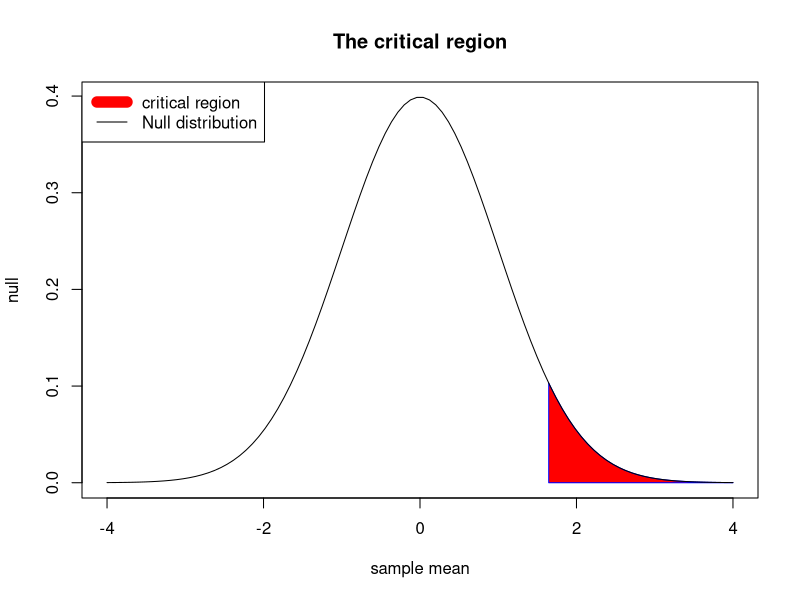
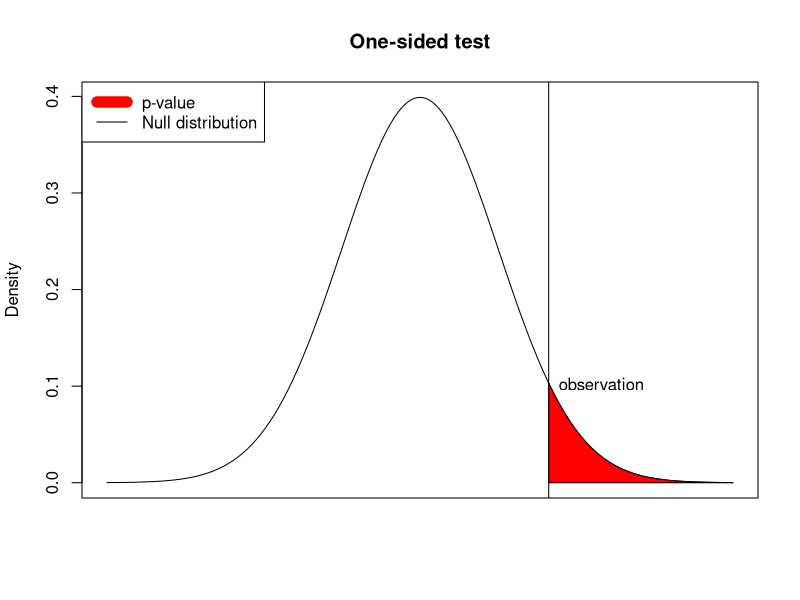
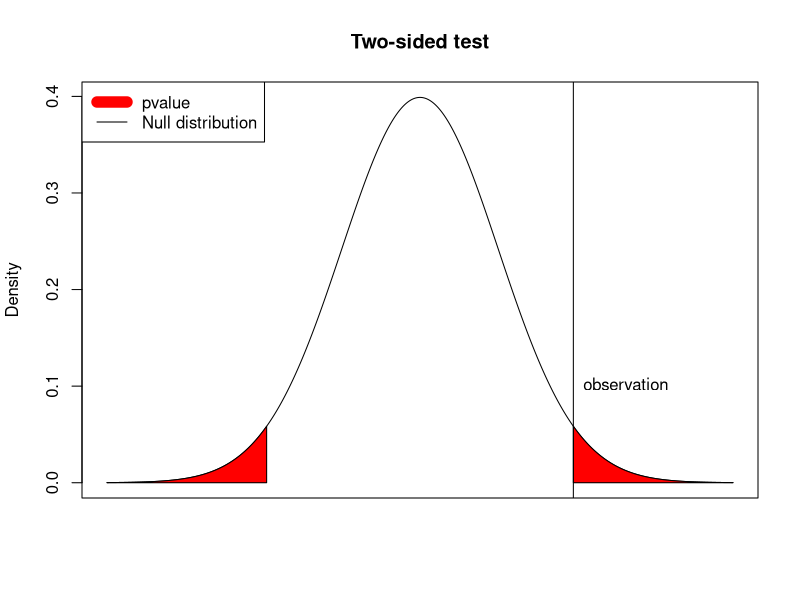

These charts were generated, in order, by the following R code:
## ---- chunk 1
set.seed(0)
rbinom(90,100,0.5)
## ---- chunk 2
sum(dbinom(60:100,100,0.5))
## ---- chunk 3
x <- seq(from=-4,to=4,len=100)
plot(x,dnorm(x),type="n",main="The critical region",xlab="sample mean",ylab="null")
xx <- seq(from=qnorm(0.95),to=4,len=100)
polygon(c(xx,rev(xx)),c(dnorm(xx),xx*0),col="red",border="blue")
points(x,dnorm(x),type="l",lwd=1)
legend("topleft",col=c("red","black"),lwd=c(11,1),legend=c("critical region","Null distribution"))
## ---- chunk 4
x <- seq(from=-4,to=4,by=0.001)
plot(x, dnorm(x),type="l", ylab="Density", xlab="", xaxt="n",main="One-sided test")
jj <- x[x>qnorm(0.95)]
polygon(x=c(jj,rev(jj)), y=c(dnorm(jj),jj*0),col="red")
abline(v=qnorm(0.95))
text(qnorm(0.95),0.1,"observation",pos=4)
legend("topleft",col=c("red","black"),lwd=c(11,1),legend=c("p-value","Null distribution"))
## ---- chunk 5
x <- seq(from=-4,to=4,by=0.001)
plot(x, dnorm(x),type="l", ylab="Density", xlab="", xaxt="n",main="Two-sided test")
jj <- x[x>qnorm(0.975)]
polygon(x=c(jj,rev(jj)), y=c(dnorm(jj),jj*0),col="red")
jj <- -jj 
polygon(x=c(jj,rev(jj)), y=c(dnorm(jj),jj*0),col="red")
abline(v=qnorm(0.975))
text(qnorm(0.975),0.1,"observation",pos=4)
legend("topleft",col=c("red","black"),lwd=c(11,1),legend=c("pvalue","Null distribution"))
## ---- chunk 6
sum(dbinom(0:21,150,0.2))
## ---- chunk 7
kiwi <- 
c(1.08, 1, 0.96, 0.84, 0.91, 1.21, 1.03, 1.08, 1.09, 1.04, 0.95, 
0.87, 1.09, 1.09, 1.08, 0.93, 1.07, 1.16, 1.21, 0.94, 1.16, 0.92, 
1.09, 1.01, 1.08, 1.07, 0.89, 1.02, 1.14, 0.9)
## ---- chunk 8
mean(kiwi)
sd(kiwi)
## ---- chunk 9
SEM <- sd(kiwi)/sqrt(30)
SEM
## ---- chunk 10
2*(1-pnorm(mean(kiwi),mean=1,sd=SEM))
